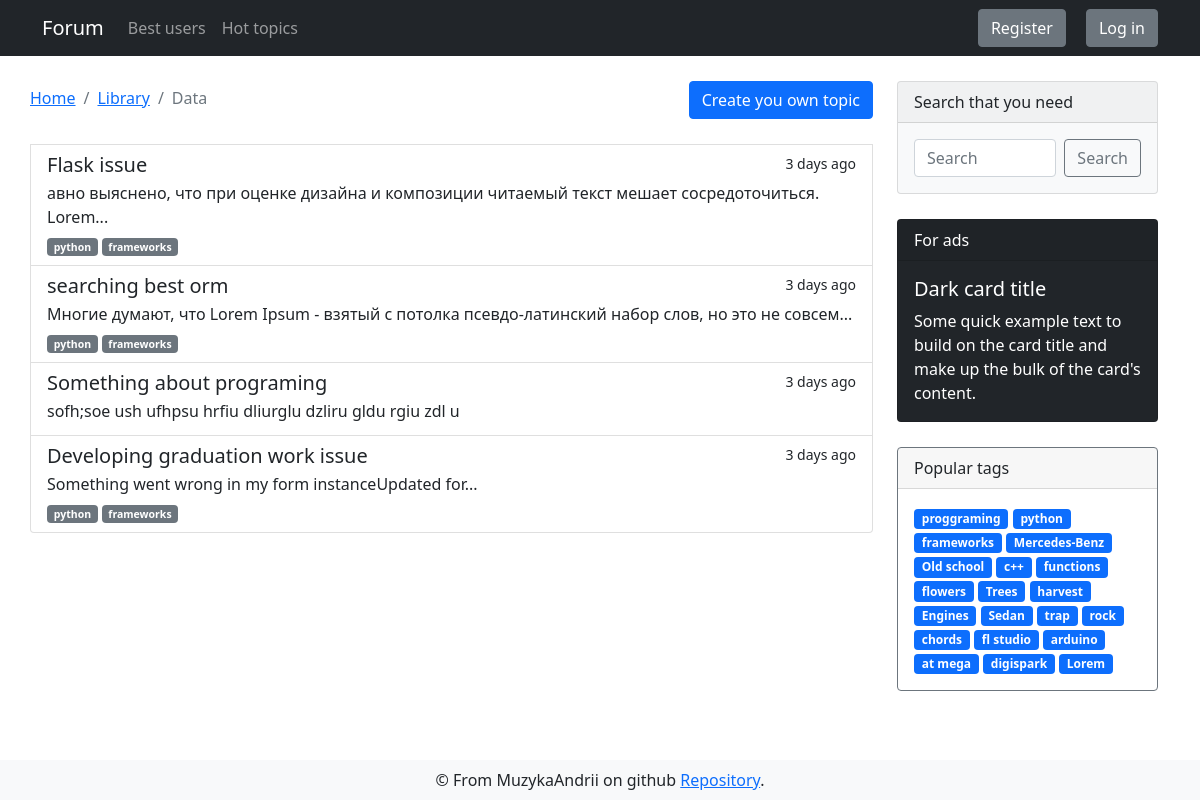
Page /forum/programing/python on the committed database.
### app/models.py (models this page shows, shortened)
class DbMixin(object):
    def save(self):
        db.session.add(self)
        db.session.commit()

class Discussion(DbMixin, db.Model):
    id = db.Column(db.Integer, primary_key = True, autoincrement=True)
    theme = db.Column(db.String, unique=True, nullable=False)
    text = db.Column(db.Text, unique=True, nullable=False)
    theme_id = db.Column(db.Integer, db.ForeignKey('theme.id'), nullable=False)
    tags = db.relationship('Tag', secondary=discussion_tags, backref=db.backref('discussions', lazy='dynamic'))
    comments = db.relationship('Comment', backref='parent_discussion', lazy='dynamic')
    creator_id = db.Column(db.Integer, db.ForeignKey('user.id'), nullable=False)
    edit_requests = db.relationship('Edit_request', backref='target_discussion', lazy='dynamic')

class Tag(DbMixin, db.Model):
    id = db.Column(db.Integer, primary_key = True, autoincrement=True)
    name = db.Column(db.String(50), unique=True, nullable=False)
    slug = db.Column(db.String(100), unique=True, nullable=False)
    section_id = db.Column(db.Integer, db.ForeignKey('section.id'), nullable=False)

### app/views.py (the view)
@app.route('/forum/<string:section_slug>/<string:theme_slug>')
@validate_url
def discussions_index(section_slug, theme_slug):
    discussions = get_discussions_from_theme_slug(theme_slug)
    return render_template('forum/discussions.html', tags=get_tags(), discussions=discussions, section_slug=section_slug, theme_slug=theme_slug)

### app/controllers/discussions_controller.py (called while the page is built)
def get_discussions_from_theme_slug(theme_slug: str) -> List[Discussion]:
    discussions = Discussion.query.filter(Discussion.theme_id==Theme.id, Theme.slug==theme_slug)
    return discussions

### app/controllers/utils.py (called while the page is built)
def validate_url(f):
    @wraps(f)
    def decorated(*args, **kwargs):
        url_params = kwargs
        if 'section_slug' in url_params:
            section_id = Section.query.with_entities(Section.id).filter_by(slug=url_params['section_slug']).first_or_404()[0]
        if 'theme_slug' in url_params:
            theme_id = Theme.query.with_entities(Theme.id).filter(Theme.slug==url_params['theme_slug'],
                                                                  Theme.section_id==section_id).first_or_404()[0]
        if 'discussion_id' in url_params:
            Discussion.query.with_entities(Discussion.id).filter(Discussion.id==url_params['discussion_id'],
                                                                 Discussion.theme_id==theme_id).first_or_404()
        return f(*args, **kwargs)
    return decorated

### app/views.py (called while the page is built)
@app.before_request
def update_last_seen():
    if current_user.is_authenticated:
        current_user.update_last_seen()

@app.before_request
def check_banned():
    if not current_user.is_authenticated:
        return
    result = is_current_user_banned()
    if result:
        logout_user()
        return render_template('alerts/banned.html', reason=result)

@cache.cached(timeout=600, key_prefix='tags')
def get_tags():
    return Tag.query.with_entities(Tag.slug, Tag.name).limit(25).all()

### app/templates/forum/discussions.html (shortened to what this page needs)
{% extends "layouts/base.html" %}
{% block content %}
<div class="container">
    <div class="row">
        <div style="margin: 25px 0;" class="list-group col-md-9">
            <div class="heading d-flex">
                <nav aria-label="breadcrumb">
                    <ol class="breadcrumb">
                        <li class="breadcrumb-item"><a href="#">Home</a></li>
                        <li class="breadcrumb-item"><a href="#">Library</a></li>
                        <li class="breadcrumb-item active" aria-current="page">Data</li>
                    </ol>
                </nav>
                {% if current_user.is_anonymous %}
                <button type="button" class="btn btn-primary" data-bs-toggle="modal" data-bs-target="#exampleModal">
                    Create you own topic
                </button>
                {% else %}
                <a class="btn btn-primary"
                    href="{{ url_for('create_topic', section_slug=section_slug, theme_slug=theme_slug) }}"
                    class="list-group-item list-group-item-action" aria-current="true">
                    Create you own topic
                </a>
                {% endif %}
            </div>
            {% for discussion in discussions %}
            <a href="{{ url_for('discussion', section_slug=section_slug, theme_slug=theme_slug, discussion_id=discussion.id) }}"
                class="list-group-item list-group-item-action" aria-current="true">
                <div class="d-flex w-100 justify-content-between">
                    <h5 class="mb-1">{{ discussion.theme }}</h5>
                    <small>3 days ago</small>
                </div>
                <p class="mb-1">{{ discussion.text | truncate(100) | striptags }}</p>
                <small>
                    {% for tag in discussion.tags %}
                    <span class="badge bg-secondary">{{ tag.name }}</span>
                    {% endfor %}
                </small>
            </a>
            {% endfor %}
        </div>
        {% include 'layouts/sidebar.html' %}
    </div>
</div>
{% endblock %}

### app/templates/layouts/sidebar.html
<div class="sidebar col-md-3">
    <div class="card text-dark bg-light mb-3" style="max-width: 18rem;">
        <div class="card-header">Search that you need</div>
        <form method="GET" action="{{ url_for('search') }}" class="card-body d-flex">
            <input name="search_query" value="{{ request.args.get('search_query', '') }}" class="form-control me-2" type="text" placeholder="Search" aria-label="Search">
            <button class="btn btn-outline-secondary" type="submit">Search</button>
        </form>
    </div>
    <div class="card text-white bg-dark mb-3" style="max-width: 18rem;">
        <div class="card-header">For ads</div>
        <div class="card-body">
            <h5 class="card-title">Dark card title</h5>
            <p class="card-text">Some quick example text to build on the card title and make up the bulk of the
                card's content.</p>
        </div>
    </div>
    <div class="card border-secondary mb-3" style="max-width: 18rem;">
        <div class="card-header">Popular tags</div>
        <div class="card-body text-secondary">
            {% for tag in tags %}
            <a href="{{ url_for('tags_discussions', tag_slug=tag[0]) }}" class="tag badge bg-primary">{{ tag[1] }}</a>
            {% endfor %}
        </div>
    </div>
</div>

### app/static/css/style.css (style rules this page uses)
.card { margin: 25px 0; }
.tag { text-decoration: none; }
.heading { justify-content: space-between; margin-bottom: 25px; }
.breadcrumb { margin-bottom: 0; line-height: 35px; }

### rows in the picture
Discussion: theme "Flask issue", text "авно выяснено, что при оценке дизайна и композиции читаемый текст мешает сосредоточиться. Lorem..."
Tag: name "python"
Tag: name "frameworks"
Discussion: theme "searching best orm", text "Многие думают, что Lorem Ipsum - взятый с потолка псевдо-латинский набор слов, но это не совсем..."
Discussion: theme "Something about programing", text "sofh;soe ush ufhpsu hrfiu dliurglu dzliru gldu rgiu zdl u"
Discussion: theme "Developing graduation work issue", text "Something went wrong in my form instanceUpdated for..."
Tag: name "proggraming"
Tag: name "Mercedes-Benz"
Tag: name "Old school"
Tag: name "c++"
Tag: name "functions"
Tag: name "flowers"
Tag: name "Trees"
Tag: name "harvest"
Tag: name "Engines"
Tag: name "Sedan"
Tag: name "trap"
Tag: name "rock"
Tag: name "chords"
Tag: name "fl studio"
Tag: name "arduino"
Tag: name "at mega"
Tag: name "digispark"
Tag: name "Lorem"
